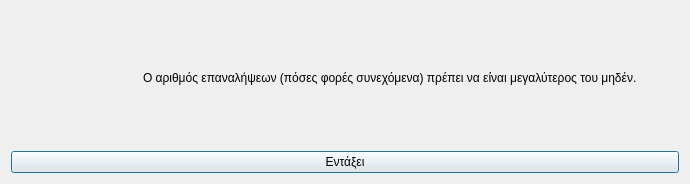
<?xml version="1.0" encoding="UTF-8"?>
<ui version="4.0">
 <class>Dialog</class>
 <widget class="QDialog" name="Dialog">
  <property name="geometry">
   <rect>
    <x>0</x>
    <y>0</y>
    <width>690</width>
    <height>184</height>
   </rect>
  </property>
  <property name="windowTitle">
   <string>Ελλιπή δεδομένα</string>
  </property>
  <property name="windowIcon">
   <iconset resource="../../../../icons.qrc">
    <normaloff>:/rest-windows/assets/images/rest-windows/information.png</normaloff>:/rest-windows/assets/images/rest-windows/information.png</iconset>
  </property>
  <layout class="QGridLayout" name="gridLayout">
   <item row="0" column="0">
    <widget class="QFrame" name="frame">
     <property name="styleSheet">
      <string notr="true">QFrame{border:0px;}</string>
     </property>
     <property name="frameShape">
      <enum>QFrame::StyledPanel</enum>
     </property>
     <property name="frameShadow">
      <enum>QFrame::Raised</enum>
     </property>
     <layout class="QHBoxLayout" name="horizontalLayout">
      <item>
       <widget class="QLabel" name="image_label">
        <property name="maximumSize">
         <size>
          <width>117</width>
          <height>117</height>
         </size>
        </property>
        <property name="text">
         <string/>
        </property>
        <property name="pixmap">
         <pixmap resource="../../../../icons.qrc">:/rest-windows/assets/images/rest-windows/information.png</pixmap>
        </property>
        <property name="scaledContents">
         <bool>true</bool>
        </property>
       </widget>
      </item>
      <item>
       <widget class="QLabel" name="label">
        <property name="text">
         <string>Ο αριθμός επαναλήψεων (πόσες φορές συνεχόμενα) πρέπει να είναι μεγαλύτερος του μηδέν.</string>
        </property>
        <property name="alignment">
         <set>Qt::AlignJustify|Qt::AlignVCenter</set>
        </property>
        <property name="wordWrap">
         <bool>true</bool>
        </property>
       </widget>
      </item>
     </layout>
    </widget>
   </item>
   <item row="1" column="0">
    <widget class="QPushButton" name="ok">
     <property name="text">
      <string>Εντάξει</string>
     </property>
     <property name="icon">
      <iconset resource="../../../../icons.qrc">
       <normaloff>:/rest-windows/assets/images/rest-windows/ok.png</normaloff>:/rest-windows/assets/images/rest-windows/ok.png</iconset>
     </property>
    </widget>
   </item>
  </layout>
 </widget>
 <tabstops>
  <tabstop>ok</tabstop>
 </tabstops>
 <resources>
  <include location="../../../../icons.qrc"/>
  <include location="../../../../icons.qrc"/>
  <include location="../../../../icons.qrc"/>
  <include location="../../../../icons.qrc"/>
  <include location="../../../../icons.qrc"/>
 </resources>
 <connections/>
</ui>
